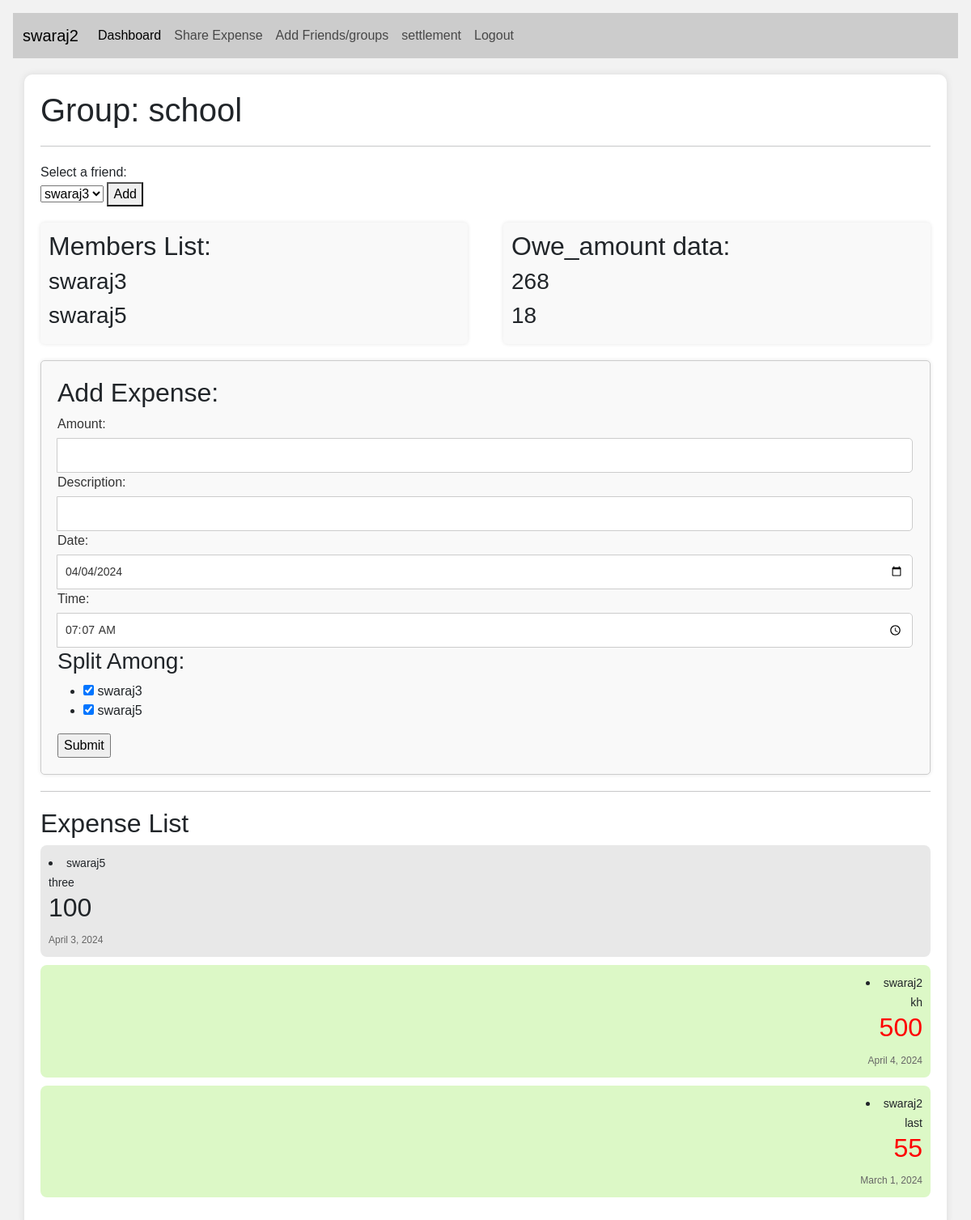
/group_view/school/ (signed in), run on the app's committed database.
### firstapp/models.py (models this page shows)
class CustomUser(AbstractUser):
    uid                 = models.BigAutoField(primary_key=True)
    username            = models.CharField(max_length=100, unique=True)
    password            = models.CharField(max_length=50)
    email               = models.EmailField(verbose_name="email", max_length=100, unique=True)
    phone_no            = models.CharField(max_length=12, null = True)
    total_balance       = models.BigIntegerField(default=0)
    def __str__(self):
        return self.username

class Group(models.Model):
    gid                 = models.BigAutoField(primary_key=True)
    uid                 = models.ForeignKey(settings.AUTH_USER_MODEL, on_delete=models.CASCADE)
    gname               = models.CharField(max_length=100, unique=True)

class Group_data(models.Model):
    gid                 = models.ForeignKey(Group, on_delete=models.CASCADE)
    mid                 = models.ForeignKey(settings.AUTH_USER_MODEL, on_delete=models.CASCADE)
    class Meta:
        constraints = [
            models.UniqueConstraint(fields=['gid', 'mid'], name='group_data_composite_primary_key')
        ]

class Friends_record(models.Model):
    id                  = models.AutoField(primary_key=True, default=None)
    uid                 = models.ForeignKey(settings.AUTH_USER_MODEL, on_delete=models.CASCADE, related_name='user')
    f_uid               = models.ForeignKey(settings.AUTH_USER_MODEL, on_delete=models.CASCADE, related_name='friend_releted_to_user', default = None)
    owe_amount          = models.BigIntegerField(default=0)
    class Meta:
        constraints = [
            models.UniqueConstraint(fields=['uid', 'f_uid'], name='friends_composite_primary_key')
        ]

class Group_expense_record(models.Model):
    eid                 = models.BigAutoField(primary_key=True)
    payer_uid           = models.ForeignKey(settings.AUTH_USER_MODEL, on_delete=models.CASCADE, related_name='Group_expense_payer')
    gid                 = models.ForeignKey(Group, on_delete=models.SET_NULL, null = True)
    total_amount        = models.BigIntegerField()
    splited_amount      = models.BigIntegerField(null = True)
    description         = models.TextField(max_length=500, null=True)
    date_field          = models.DateField( null = True, default=datetime.date.today())
    time_field          = models.TimeField( null = True, default=datetime.datetime.now())

### firstapp/views.py (the view)
# urls.py: path('group_view/<str:gname>/', views.group_view, name="group_view"),
def group_view(request, gname):
    friend_list = Friends_record.objects.filter(uid = request.user)
    group = Group.objects.get(gname = gname)
    members_list = Group_data.objects.filter(gid = group)
    members_list = members_list.exclude(mid = request.user)
    expense_list = Group_expense_record.objects.filter(gid = group)
    expense_list = expense_list.order_by('date_field')
    expense_list = expense_list.order_by('time_field')
    reletion_list = list()
    internal_members_list = Group_data.objects.filter(gid = group)
    internal_members_list = members_list.exclude(mid = request.user)
    for member in internal_members_list:
        x = CustomUser.objects.get(username = member.mid.username)
        temp = Friends_record.objects.get(f_uid = x.uid, uid = request.user)
        reletion_list.append(temp)
    print("--------")
    print(members_list)
    print("--------")
    print(request.user)
    return render(request, "group_index.html", {'group' : gname, 'friend_list' : friend_list, 'members_list' : members_list, 'expense_list': expense_list, 'reletion_list' : reletion_list})

### templates/group_index.html (shortened to what this page needs)
{% extends 'home.html' %}
{% block content %}
    <div class="container">
        <div class="section">
            <h1>Group: {{ group }}</h1>
        </div>
        <hr class="section">
        <div class="section">
            <form action="add_group_members" method="post">
                <label for="friend_dropdown">Select a friend:</label><br>
                <select id="friend_dropdown" name="selected_value">
                    {% for friend in friend_list %}
                        <option value="{{ friend.f_uid }}">{{ friend.f_uid }}</option>
                    {% endfor %}
                </select>
                <button type="submit">Add</button>
            </form>
        </div>
        <div class="section container-content">
            <div class="container-left">
                <h2>Members List:</h2>
                {% for member in members_list %}
                    <h3>{{ member.mid.username }}</h3>
                {% endfor %}
            </div>
            <div class="container-right">
                <h2>Owe_amount data:</h2>
                {% for reletion in reletion_list %}
                    <h3>{{ reletion.owe_amount }}</h3>
                {% endfor %}
            </div>
        </div>
        <div class="section">
            <div class="expense-container">
                <h2>Add Expense:</h2>
                <form action="add_group_expense_record" method="post">
                    <div class="input-group">
                        <label for="total_amount">Amount:</label>
                        <input type="number" name="total_amount" required>
                    </div>
                    <div class="input-group">
                        <label for="description">Description:</label>
                        <input type="text" name="description">
                    </div>
                    <div class="input-group">
                        <label for="date">Date:</label>
                        <input type="date" id="date" name="date_field" required>
                    </div>
                    <div class="input-group">
                        <label for="time">Time:</label>
                        <input type="time" id="time" name="time_field" required>
                    </div>
                    <h3>Split Among:</h3>
                    <ul>
                        {% for member in members_list %}
                            {% if member.mid.username != request.user.username %}
                                <li>
                                    <input type="checkbox" name="items" value="{{ member.mid }}" checked> {{ member.mid.username }}
                                </li>
                            {% endif %}
                        {% endfor %}
                    </ul>
                    <input type="submit" value="Submit">
                </form>
            </div>
        </div>
        <hr class="section">
        <div class="section">
            <h2>Expense List</h2>
            {% for expense in expense_list %}
                {% if expense.payer_uid == request.user %}
                <li class="chat-block sender">
                    <span class="chat-message">{{expense.payer_uid}}</span><br>
                    <span class="chat-message">{{expense.description}}</span>
                        <h2 style="color: red; text-align: right;">{{expense.total_amount}}</h2>
                    <span class="timestamp">{{expense.date_field}}</span>
                </li>
                {% else %}
                <li class="chat-block receiver">
                    <span class="chat-message">{{expense.payer_uid}}</span><br>
                    <span class="chat-message">{{expense.description}}</span>
                        <h2>{{expense.total_amount}}</h2>
                    <span class="timestamp">{{expense.date_field}}</span>
                </li>
                {% endif %}
            {% endfor %}
        </div>
    </div>
{% endblock %}

### templates/home.html (shortened to what this page needs)
<!doctype html>
<html lang="en">
<head>
    <link href="https://cdn.jsdelivr.net/npm/bootstrap@5.3.3/dist/css/bootstrap.min.css" rel="stylesheet">
    <link href="https://getbootstrap.com/docs/5.3/assets/css/docs.css" rel="stylesheet">
</head>
<body class="p-3 m-0 border-0 bd-example m-0 border-0">
    <nav class="navbar navbar-expand-lg navbar-light custom-navbar">
        <div class="container-fluid">
            <a class="navbar-brand" href="#">{{request.user}}</a>
            <div class="collapse navbar-collapse" id="navbarSupportedContent">
                <ul class="navbar-nav me-auto mb-2 mb-lg-0">
                    <li class="nav-item">
                        <a class="nav-link active" aria-current="page" href="/show_expenses">Dashboard</a>
                    </li>
                    <li class="nav-item">
                        <a class="nav-link" href="/index_view">Share Expense</a>
                    </li>
                    <li class="nav-item">
                        <a class="nav-link" href="/index_view">Add Friends/groups</a>
                    </li>
                    <li class="nav-item">
                        <a class="nav-link" href="/show_settlement_view">settlement</a>
                    </li>
                    <li class="nav-item">
                        <a class="nav-link" href="/logout_view" tabindex="-1">Logout</a>
                    </li>
                </ul>
            </div>
        </div>
    </nav>
    {% block content %}
    {% endblock %}
</body>
</html>

### templates/home.html (style rules this page uses)
.custom-navbar { background-color: #ccc; }

### templates/group_index.html (style rules this page uses)
body { font-family: Arial, sans-serif; background-color: #f2f2f2; margin: 0; padding: 0; height: 100vh; display: flex; flex-direction: column; }
.container { flex: 1; margin: 20px auto; padding: 20px; background-color: #fff; border-radius: 10px; box-shadow: 0 0 10px rgba(0, 0, 0, 0.1); overflow-y: auto; }
.section { margin-bottom: 20px; }
.container-content { display: flex; justify-content: space-between; align-items: flex-start; }
.container-left, .container-right { width: 48%; padding: 10px; border-radius: 5px; background-color: #f9f9f9; box-shadow: 0 0 5px rgba(0, 0, 0, 0.1); }
.container-left { margin-right: 10px; }
.container-right { margin-left: 10px; }
.input-group label { display: block; margin-bottom: 5px; color: #333; }
.input-group input[type="text"], .input-group input[type="number"], .input-group input[type="date"], .input-group input[type="time"] { width: 100%; padding: 10px; border: 1px solid #ccc; border-radius: 5px; font-size: 14px; color: #333; box-sizing: border-box; }
.expense-container { margin-top: 20px; padding: 20px; background-color: #f9f9f9; border-radius: 5px; border: 1px solid #ccc; box-shadow: 0 0 5px rgba(0, 0, 0, 0.1); }
.chat-block { background-color: #f1f1f1; border-radius: 8px; padding: 10px; margin-bottom: 10px; }
.sender { background-color: #dcf8c6; text-align: right; }
.receiver { background-color: #e8e8e8; }
.chat-message { font-size: 14px; }
.timestamp { font-size: 12px; color: #666; }

### data on the page
CustomUser: user "swaraj2"
Group: gname "school"
Group_data: mid.username "swaraj3"
Group_data: mid.username "swaraj5"
Friends_record: owe_amount "268"
Friends_record: owe_amount "18"
Group_expense_record: payer_uid "swaraj5", description "three", total_amount "100", date_field "April 3, 2024"
Group_expense_record: payer_uid "swaraj2", description "kh", total_amount "500", date_field "April 4, 2024"
Group_expense_record: payer_uid "swaraj2", description "last", total_amount "55", date_field "March 1, 2024"

### other printed values
form field selected_value "swaraj3"
